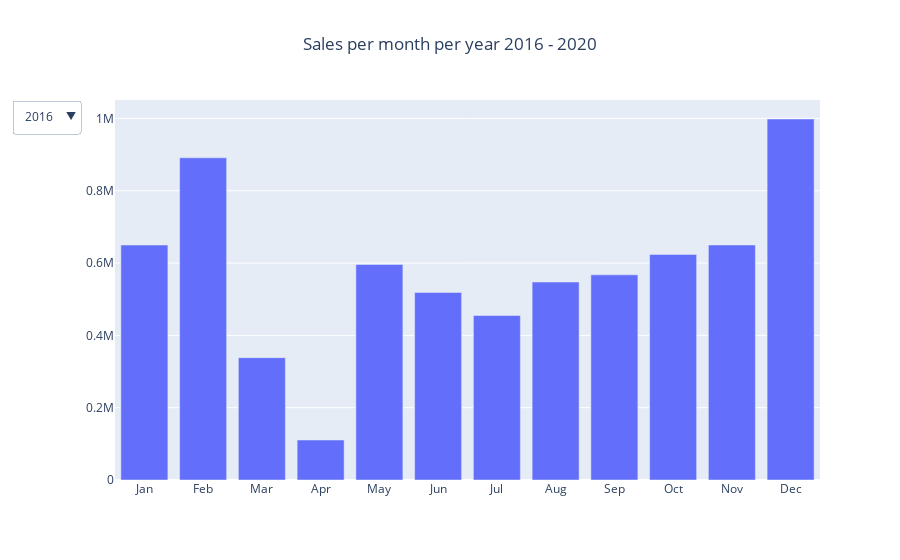

The cell this chart's notebook holds for it:
### Code cell
# Let's create a bar plot displaying Sales by month and year from 2016 to 2020
fivelastyears_dropdown = go.Figure()

fivelastyears_dropdown.add_trace(
    go.Bar(
        x = total_sales_per_date_aggregated["Month"],
        y = total_sales_per_date_aggregated['TotalSalesAmount'].loc[total_sales_per_date_aggregated['Year'] == 2016],
        visible = True))

fivelastyears_dropdown.add_trace(
    go.Bar(
        x = total_sales_per_date_aggregated["Month"],
        y = total_sales_per_date_aggregated['TotalSalesAmount'].loc[total_sales_per_date_aggregated['Year'] == 2017],
        visible = False))

fivelastyears_dropdown.add_trace(
    go.Bar(
        x = total_sales_per_date_aggregated["Month"],
        y = total_sales_per_date_aggregated['TotalSalesAmount'].loc[total_sales_per_date_aggregated['Year'] == 2018],
        visible = False))

fivelastyears_dropdown.add_trace(
    go.Bar(
        x = total_sales_per_date_aggregated["Month"],
        y = total_sales_per_date_aggregated['TotalSalesAmount'].loc[total_sales_per_date_aggregated['Year'] == 2019],
        visible = False))

fivelastyears_dropdown.add_trace(
    go.Bar(
        x = total_sales_per_date_aggregated["Month"],
        y = total_sales_per_date_aggregated['TotalSalesAmount'].loc[total_sales_per_date_aggregated['Year'] == 2020],
        visible = False))

fivelastyears_dropdown.update_layout(
        title = go.layout.Title(text = "Sales per month per year 2016 - 2020", x = 0.5),
        showlegend = False)

fivelastyears_dropdown.update_layout(
    updatemenus = [go.layout.Updatemenu(
        active = 0,
        buttons = [
                    go.layout.updatemenu.Button(
                        label = "2016",
                        method = "update",
                        args = [{"visible" : [True, False, False, False, False]}]),
                    go.layout.updatemenu.Button(
                            label = "2017",
                            method = "update",
                            args = [{"visible" : [False, True, False, False, False]}]),
                    go.layout.updatemenu.Button(
                            label = "2018",
                            method = "update",
                            args = [{"visible" : [False, False, True, False, False]}]),
                    go.layout.updatemenu.Button(
                            label = "2019",
                            method = "update",
                            args = [{"visible" : [False, False, False, True, False]}]),
                    go.layout.updatemenu.Button(
                            label = "2020",
                            method = "update",
                            args = [{"visible" : [False, False, False, False, True]}]),
                ]
    )]
)

fivelastyears_dropdown.show()

### Figure 1 — Plotly figure (JSON) as saved in the notebook; plotly's stock layout.template omitted (floating-point values rounded to 4 significant figures)
{"data": [{"type": "bar", "visible": true, "x": ["Jan", "Feb", "Mar", "Apr", "May", "Jun", "Jul", "Aug", "Sep", "Oct", "Nov", "Dec", "Jan", "Feb", "Mar", "Apr", "May", "Jun", "Jul", "Aug", "Sep", "Oct", "Nov", "Dec", "Jan", "Feb", "Mar", "Apr", "May", "Jun", "Jul", "Aug", "Sep", "Oct", "Nov", "Dec", "Jan", "Feb", "Mar", "Apr", "May", "Jun", "Jul", "Aug", "Sep", "Oct", "Nov", "Dec", "Jan", "Feb", "Mar", "Apr", "May", "Jun", "Jul", "Aug", "Sep", "Oct", "Nov", "Dec", "Jan", "Feb"], "y": [649900.0, 891100.0, 338400.0, 110600.0, 596000.0, 518600.0, 455000.0, 547500.0, 567400.0, 624000.0, 649900.0, 998400.0]}, {"type": "bar", "visible": false, "x": ["Jan", "Feb", "Mar", "Apr", "May", "Jun", "Jul", "Aug", "Sep", "Oct", "Nov", "Dec", "Jan", "Feb", "Mar", "Apr", "May", "Jun", "Jul", "Aug", "Sep", "Oct", "Nov", "Dec", "Jan", "Feb", "Mar", "Apr", "May", "Jun", "Jul", "Aug", "Sep", "Oct", "Nov", "Dec", "Jan", "Feb", "Mar", "Apr", "May", "Jun", "Jul", "Aug", "Sep", "Oct", "Nov", "Dec", "Jan", "Feb", "Mar", "Apr", "May", "Jun", "Jul", "Aug", "Sep", "Oct", "Nov", "Dec", "Jan", "Feb"], "y": [670100.0, 750500.0, 331200.0, 58580.0, 616300.0, 631700.0, 511800.0, 593400.0, 686400.0, 628500.0, 655700.0, 1287000.0]}, {"type": "bar", "visible": false, "x": ["Jan", "Feb", "Mar", "Apr", "May", "Jun", "Jul", "Aug", "Sep", "Oct", "Nov", "Dec", "Jan", "Feb", "Mar", "Apr", "May", "Jun", "Jul", "Aug", "Sep", "Oct", "Nov", "Dec", "Jan", "Feb", "Mar", "Apr", "May", "Jun", "Jul", "Aug", "Sep", "Oct", "Nov", "Dec", "Jan", "Feb", "Mar", "Apr", "May", "Jun", "Jul", "Aug", "Sep", "Oct", "Nov", "Dec", "Jan", "Feb", "Mar", "Apr", "May", "Jun", "Jul", "Aug", "Sep", "Oct", "Nov", "Dec", "Jan", "Feb"], "y": [917100.0, 1344000.0, 435000.0, 70630.0, 1073000.0, 974000.0, 964100.0, 1027000.0, 1182000.0, 1242000.0, 1478000.0, 2082000.0]}, {"type": "bar", "visible": false, "x": ["Jan", "Feb", "Mar", "Apr", "May", "Jun", "Jul", "Aug", "Sep", "Oct", "Nov", "Dec", "Jan", "Feb", "Mar", "Apr", "May", "Jun", "Jul", "Aug", "Sep", "Oct", "Nov", "Dec", "Jan", "Feb", "Mar", "Apr", "May", "Jun", "Jul", "Aug", "Sep", "Oct", "Nov", "Dec", "Jan", "Feb", "Mar", "Apr", "May", "Jun", "Jul", "Aug", "Sep", "Oct", "Nov", "Dec", "Jan", "Feb", "Mar", "Apr", "May", "Jun", "Jul", "Aug", "Sep", "Oct", "Nov", "Dec", "Jan", "Feb"], "y": [1941000.0, 2103000.0, 845900.0, 149900.0, 1594000.0, 1405000.0, 1409000.0, 1501000.0, 1548000.0, 1575000.0, 1716000.0, 2477000.0]}, {"type": "bar", "visible": false, "x": ["Jan", "Feb", "Mar", "Apr", "May", "Jun", "Jul", "Aug", "Sep", "Oct", "Nov", "Dec", "Jan", "Feb", "Mar", "Apr", "May", "Jun", "Jul", "Aug", "Sep", "Oct", "Nov", "Dec", "Jan", "Feb", "Mar", "Apr", "May", "Jun", "Jul", "Aug", "Sep", "Oct", "Nov", "Dec", "Jan", "Feb", "Mar", "Apr", "May", "Jun", "Jul", "Aug", "Sep", "Oct", "Nov", "Dec", "Jan", "Feb", "Mar", "Apr", "May", "Jun", "Jul", "Aug", "Sep", "Oct", "Nov", "Dec", "Jan", "Feb"], "y": [2069000.0, 2227000.0, 675000.0, 217600.0, 878000.0, 763900.0, 512800.0, 416600.0, 380400.0, 245600.0, 256700.0, 651500.0]}], "layout": {"showlegend": false, "title": {"text": "Sales per month per year 2016 - 2020", "x": 0.5}, "updatemenus": [{"active": 0, "buttons": [{"args": [{"visible": [true, false, false, false, false]}], "label": "2016", "method": "update"}, {"args": [{"visible": [false, true, false, false, false]}], "label": "2017", "method": "update"}, {"args": [{"visible": [false, false, true, false, false]}], "label": "2018", "method": "update"}, {"args": [{"visible": [false, false, false, true, false]}], "label": "2019", "method": "update"}, {"args": [{"visible": [false, false, false, false, true]}], "label": "2020", "method": "update"}]}]}}
